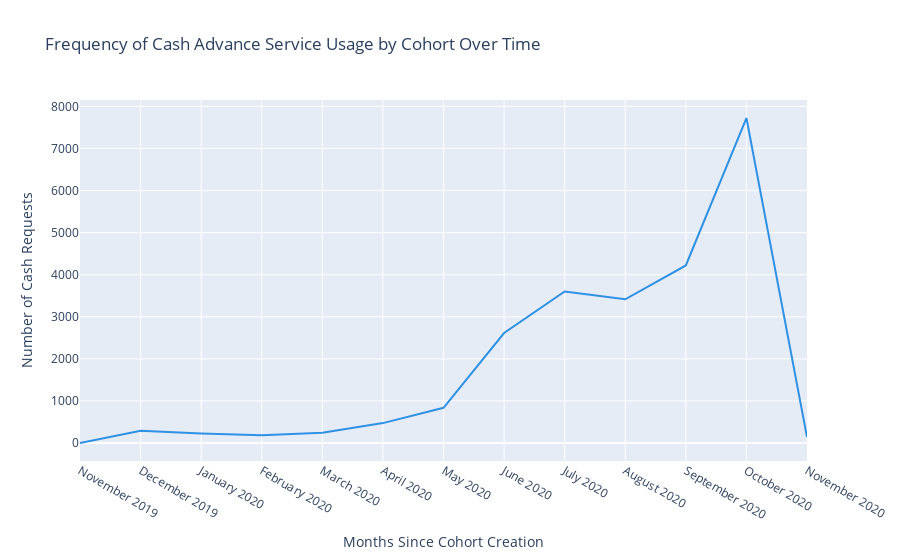

Here is the notebook cell this chart was saved with:
### Code cell
# So, now that we have everyting, let's calculate the frequency of cash requests over time, or the number of cash requests by month
# our number of real users is cr_per_user_clean, our axys y, and the axys x will be every month since the creation
# The best output is a line

# set as a datatime and extract the month and year for grouping
df_cr['created_at'] = pd.to_datetime(df_cr['created_at'])
df_cr['month_year'] = df_cr['created_at'].dt.to_period('M')

# I need the total by month
df_cr_clean = df_cr.groupby('month_year').size().reset_index(name='n_cr_per_month')
df_cr_clean['month_year'] = pd.to_datetime(df_cr_clean['month_year'].astype(str))  # Ensure datetime type
df_cr_clean['formatted_months'] = df_cr_clean['month_year'].dt.strftime('%B %Y')
df_cr_clean = df_cr_clean.sort_values(by='month_year')

# Create the plot with a distinct color palette
fig_cohort_frequency = px.line(
    df_cr_clean,
    x='formatted_months',
    y='n_cr_per_month',
  
    title='Frequency of Cash Advance Service Usage by Cohort Over Time',
    labels={
        'formatted_months': 'Months Since Cohort Creation',
        'n_cr_per_month': 'Number of Cash Requests',
    
    },
    hover_data={'formatted_months': True, 'n_cr_per_month': True},
    color_discrete_sequence=px.colors.qualitative.Dark24 # Use a qualitative palette for distinct colors
)

# Update layout for better readability
fig_cohort_frequency.update_layout(
    xaxis_title="Months Since Cohort Creation",
    yaxis_title="Number of Cash Requests"
)

fig_cohort_frequency.show()

# Ensure datetime and period columns
df_cr['created_at'] = pd.to_datetime(df_cr['created_at'])
df_cr['month_year'] = df_cr['created_at'].dt.to_period('M')

# Filter for the period inside the table
start = pd.Period('2019-11', freq='M')
end = pd.Period('2020-12', freq='M')
df_cr_period = df_cr[(df_cr['month_year'] >= start) & (df_cr['month_year'] <= end)]

# Assign quarter Q to each row
df_cr_period['trimester'] = df_cr_period['created_at'].dt.to_period('Q')

# Group by trimester and month, count requests
monthly_counts = df_cr_period.groupby(['trimester', 'month_year']).size().reset_index(name='n_cr_per_month')

# Calculate average requests per month for each trimester
avg_requests_per_trimester = monthly_counts.groupby('trimester')['n_cr_per_month'].mean().round(2).reset_index(name='avg_requests_per_month')

avg_requests_per_trimester['pct_increment'] = avg_requests_per_trimester['avg_requests_per_month'].pct_change().multiply(100).round(2)

print(avg_requests_per_trimester)

### Figure 1 — Plotly figure (JSON) as saved in the notebook; plotly's stock layout.template omitted (floating-point values rounded to 4 significant figures)
{"data": [{"hovertemplate": "Months Since Cohort Creation=%{x}<br>Number of Cash Requests=%{y}<extra></extra>", "legendgroup": "", "line": {"color": "#2E91E5", "dash": "solid"}, "marker": {"symbol": "circle"}, "mode": "lines", "name": "", "orientation": "v", "showlegend": false, "type": "scatter", "x": ["November 2019", "December 2019", "January 2020", "February 2020", "March 2020", "April 2020", "May 2020", "June 2020", "July 2020", "August 2020", "September 2020", "October 2020", "November 2020"], "xaxis": "x", "y": [1, 289, 223, 184, 244, 473, 837, 2615, 3601, 3417, 4221, 7725, 140], "yaxis": "y"}], "layout": {"legend": {"tracegroupgap": 0}, "title": {"text": "Frequency of Cash Advance Service Usage by Cohort Over Time"}, "xaxis": {"anchor": "y", "domain": [0, 1], "title": {"text": "Months Since Cohort Creation"}}, "yaxis": {"anchor": "x", "domain": [0, 1], "title": {"text": "Number of Cash Requests"}}}}
